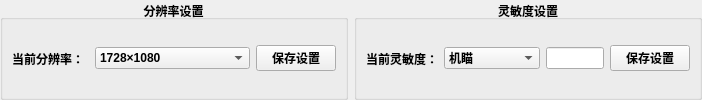
       <widget class="QWidget" name="ResolutionBox" native="true">
        <layout class="QHBoxLayout" name="horizontalLayout_23" stretch="1,1">
         <property name="spacing">
          <number>6</number>
         </property>
         <property name="leftMargin">
          <number>0</number>
         </property>
         <property name="topMargin">
          <number>0</number>
         </property>
         <property name="rightMargin">
          <number>0</number>
         </property>
         <property name="bottomMargin">
          <number>0</number>
         </property>
         <item>
          <widget class="QGroupBox" name="Resolution">
           <property name="font">
            <font>
             <bold>true</bold>
            </font>
           </property>
           <property name="title">
            <string>分辨率设置</string>
           </property>
           <property name="alignment">
            <set>Qt::AlignmentFlag::AlignCenter</set>
           </property>
           <property name="flat">
            <bool>true</bool>
           </property>
           <property name="checkable">
            <bool>false</bool>
           </property>
           <layout class="QHBoxLayout" name="horizontalLayout_24" stretch="1,2,1">
            <item>
             <widget class="QLabel" name="ResolutionLabel">
              <property name="text">
               <string>当前分辨率：</string>
              </property>
             </widget>
            </item>
            <item>
             <widget class="QComboBox" name="ResolutionSelect">
              <item>
               <property name="text">
                <string>1728×1080</string>
               </property>
              </item>
              <item>
               <property name="text">
                <string notr="true">1920x1080</string>
               </property>
              </item>
              <item>
               <property name="text">
                <string>2500x1080</string>
               </property>
              </item>
              <item>
               <property name="text">
                <string>2500x1400</string>
               </property>
              </item>
              <item>
               <property name="text">
                <string>2500x1600</string>
               </property>
              </item>
              <item>
               <property name="text">
                <string>3440x1440</string>
               </property>
              </item>
              <item>
               <property name="text">
                <string>3840×2160</string>
               </property>
              </item>
             </widget>
            </item>
            <item>
             <widget class="QPushButton" name="ResolutionBtn">
              <property name="text">
               <string>保存设置</string>
              </property>
             </widget>
            </item>
           </layout>
          </widget>
         </item>
         <item>
          <widget class="QGroupBox" name="Sensitivity">
           <property name="font">
            <font>
             <bold>true</bold>
            </font>
           </property>
           <property name="title">
            <string>灵敏度设置</string>
           </property>
           <property name="alignment">
            <set>Qt::AlignmentFlag::AlignCenter</set>
           </property>
           <property name="flat">
            <bool>true</bool>
           </property>
           <layout class="QHBoxLayout" name="horizontalLayout_25" stretch="1,1,1,1">
            <item>
             <widget class="QLabel" name="SensitivityLabel">
              <property name="text">
               <string>当前灵敏度：</string>
              </property>
             </widget>
            </item>
            <item>
             <widget class="QComboBox" name="SensitivitySelect">
              <item>
               <property name="text">
                <string>机瞄</string>
               </property>
              </item>
              <item>
               <property name="text">
                <string>红点</string>
               </property>
              </item>
              <item>
               <property name="text">
                <string>全息</string>
               </property>
              </item>
              <item>
               <property name="text">
                <string>2倍</string>
               </property>
              </item>
              <item>
               <property name="text">
                <string>3倍</string>
               </property>
              </item>
              <item>
               <property name="text">
                <string>4倍</string>
               </property>
              </item>
              <item>
               <property name="text">
                <string>6倍</string>
               </property>
              </item>
              <item>
               <property name="text">
                <string>8倍</string>
               </property>
              </item>
              <item>
               <property name="text">
                <string>15倍</string>
               </property>
              </item>
              <item>
               <property name="text">
                <string>屏息（shift）</string>
               </property>
              </item>
             </widget>
            </item>
            <item>
             <widget class="QLineEdit" name="SensitivityText"/>
            </item>
            <item>
             <widget class="QPushButton" name="SensitivityBtn">
              <property name="text">
               <string>保存设置</string>
              </property>
             </widget>
            </item>
           </layout>
          </widget>
         </item>
        </layout>
       </widget>
